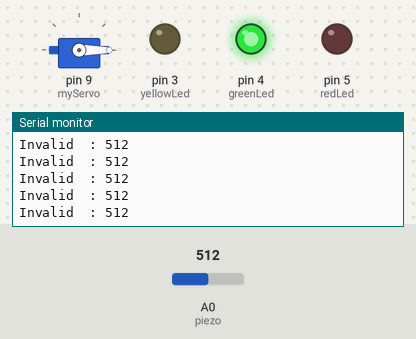
A sketch run on a simulated Arduino Uno, built with avr-gcc and run on an emulated ATmega328P. On the bench: servo, output pins drawn as LEDs (lit = HIGH), the last lines printed to the serial monitor. The test bench sets the inputs (shaded band); at power-on: A0 (piezo) = 512.

Above: at 1.2 s.
1.3 s: A0 (piezo) set to 983
At 2.2 s:
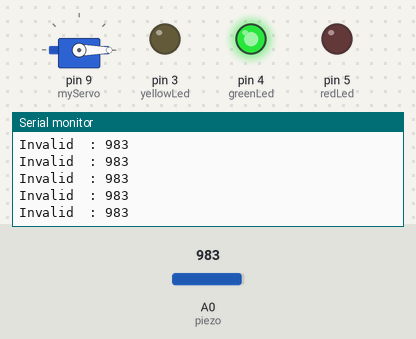
2.8 s: A0 (piezo) set to 1011
At 3.3 s:
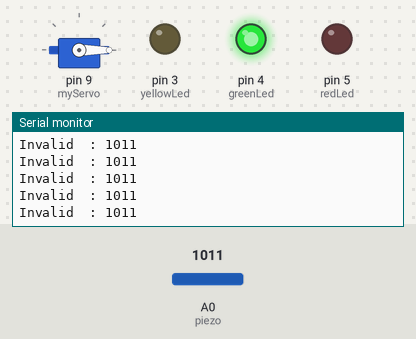
Timing chart, 0 to 5.8 s (numbered marks = the images above; inputs shaded):
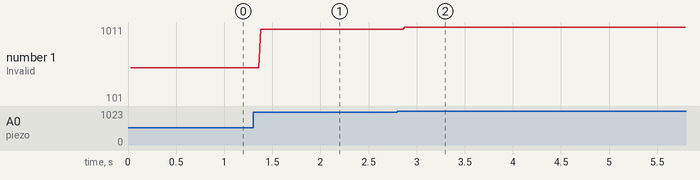

Measured:
- after the input at 1.3 s, the serial monitor: prints a new line after 0.08 s (image 1)
- after the input at 2.8 s, the serial monitor: prints a new line after 0.07 s (image 2)
- plotted number 1: 512 → 983 after the input at 1.3 s, 983 → 101 after the input at 2.8 s

The sketch:

knockLock.ino
```cpp
//knock_lock

#include<Servo.h>
Servo myServo;

const int piezo = A0;
const int switchPin = 2;

const int yellowLed = 3;
const int redLed = 5;
const int greenLed = 4;

int knockVal;
int switchVal;
int i = 0;
const int quietKnock = 10;
const int loudKnock = 100;

boolean locked = false;
int numberOfKnocks = 0;

void setup()
{
  myServo.attach(9);
  pinMode(yellowLed, OUTPUT);
  pinMode(redLed, OUTPUT);
  pinMode(greenLed, OUTPUT);
  pinMode(switchPin, INPUT);
  Serial.begin(9600);

  digitalWrite(greenLed, HIGH);
  myServo.write(0);
  Serial.println("Setup:The box is unlocked!");
}

void loop()
{

    knockVal = analogRead(piezo);
    if(knockVal >0){
      if(checkForKnock(knockVal)==true)
      {
       i++;
      if(i%2==0){
      myServo.write(0);
            delay(20);
      digitalWrite(greenLed,HIGH);
      digitalWrite(redLed, LOW);
      }
      else
      {
            myServo.write(110);
                  delay(20);
      digitalWrite(greenLed,LOW);
      digitalWrite(redLed, HIGH);
      }
    }
    }

}//loop

boolean checkForKnock(int value){

  if(value > quietKnock && value<loudKnock){
    digitalWrite(yellowLed,HIGH);
    delay(50);
    digitalWrite(yellowLed, HIGH);
    Serial.print("Valid : ");
    Serial.println(value);
    return true;
  }
  else
  {
  Serial.print("Invalid  : ");
  Serial.println(value);
return false;
  }

}
```
